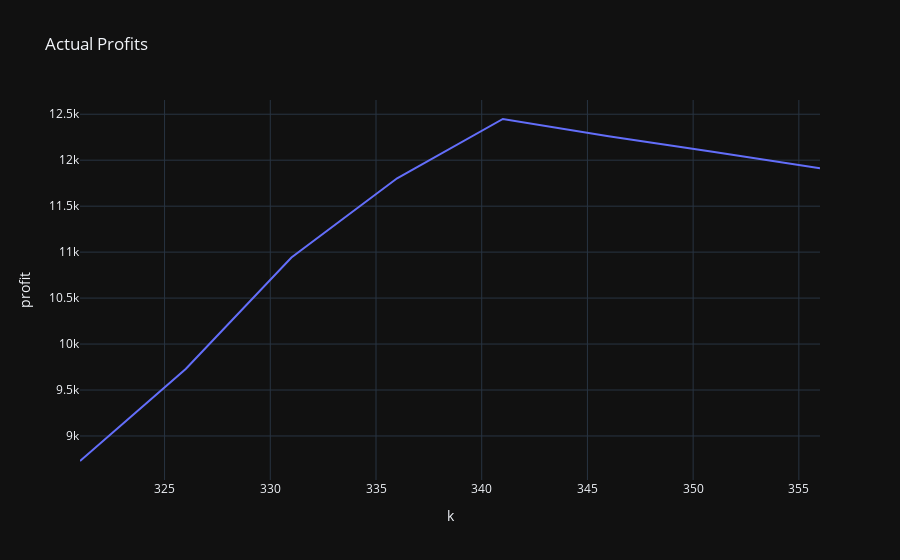

This figure's notebook cell:
### Code cell
fig2 = px.line(df3, x='k', y='profit', title='Actual Profits', template='plotly_dark')
fig2.show()

### Figure 1 — Plotly figure (JSON) as saved in the notebook; plotly's stock layout.template omitted (floating-point values rounded to 4 significant figures)
{"data": [{"hovertemplate": "k=%{x}<br>profit=%{y}<extra></extra>", "legendgroup": "", "line": {"color": "#636efa", "dash": "solid"}, "marker": {"symbol": "circle"}, "mode": "lines", "name": "", "orientation": "v", "showlegend": false, "type": "scatter", "x": [321, 326, 331, 336, 341, 346, 351, 356], "xaxis": "x", "y": [8728.0, 9728.0, 10940.0, 11800.0, 12450.0, 12260.0, 12090.0, 11910.0], "yaxis": "y"}], "layout": {"legend": {"tracegroupgap": 0}, "title": {"text": "Actual Profits"}, "xaxis": {"anchor": "y", "domain": [0, 1], "title": {"text": "k"}}, "yaxis": {"anchor": "x", "domain": [0, 1], "title": {"text": "profit"}}}}
